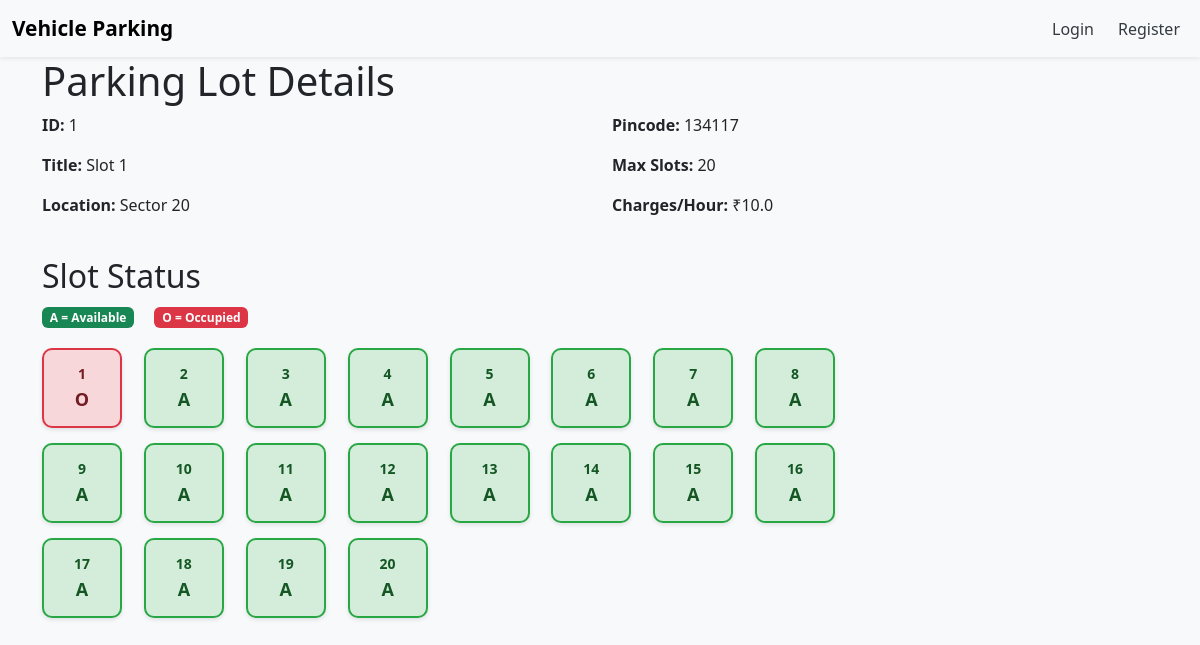
Page /slot/1/ on the earlier database version.
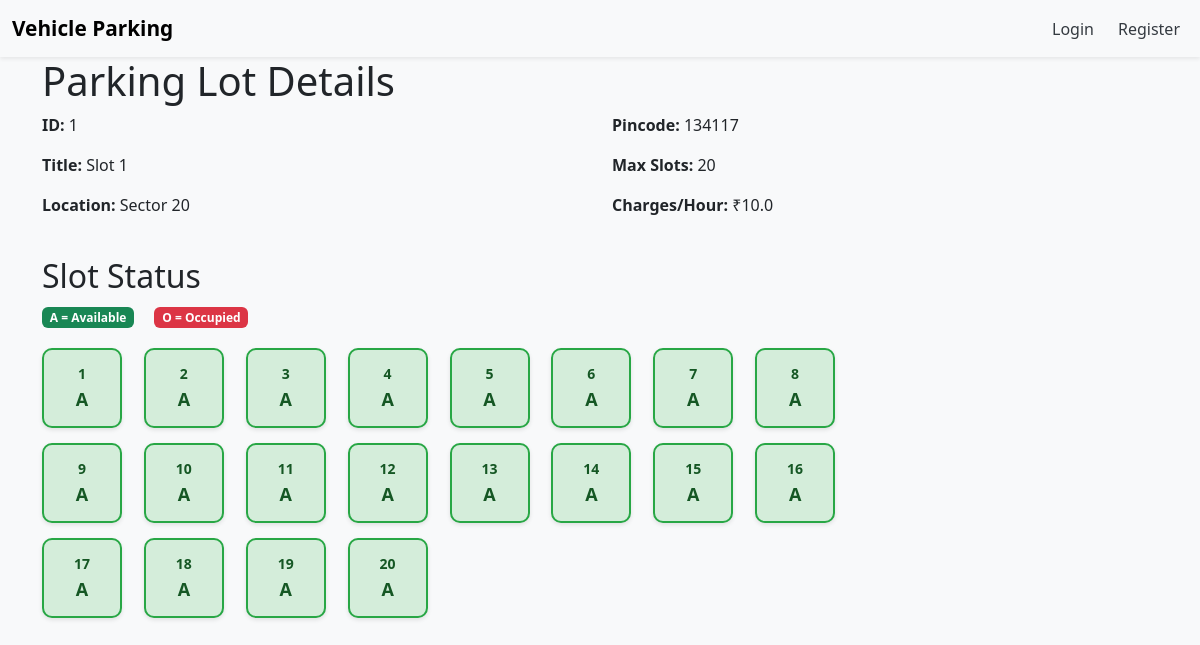
Same page on the later database version.
### models.py (models this page shows)
class LotInfo(db.Model):
    __tablename__ = 'lots_info'
    lot_id = db.Column(db.Integer, primary_key=True)
    lot_title = db.Column(db.String(120), nullable=False)
    lot_location = db.Column(db.String(200))
    lot_zip = db.Column(db.String(10))
    rate_per_hr = db.Column(db.Float, nullable=False)
    total_slots = db.Column(db.Integer, nullable=False)
    slot_list = db.relationship('LotSlot', backref='parent_lot', cascade="all, delete", lazy=True)

class LotSlot(db.Model):
    __tablename__ = 'lot_slots'
    slot_id = db.Column(db.Integer, primary_key=True)
    parent_id = db.Column(db.Integer, db.ForeignKey('lots_info.lot_id'), nullable=False)
    slot_status = db.Column(db.String(1), default='A')  # String type now
    current_reservation = db.relationship('SlotReservation', backref='reserved_slot', lazy=True, uselist=False)

### routes.py (the view)
    @app.route('/slot/<int:slot_id>/')
    def view_slot(slot_id):
        slot = LotInfo.query.get(slot_id)
        if not slot:
            flash("Slot not found.")
            return redirect(url_for('admin_login'))
        return render_template('show_slot.html', slot=slot)

### templates/show_slot.html (shortened to what this page needs)
{% extends "layout.html" %}
{% block content %}
<h1>Parking Lot Details</h1>
<div class="row mb-4">
    <div class="col-md-6">
        <p><strong>ID:</strong> {{ slot.lot_id }}</p>
        <p><strong>Title:</strong> {{ slot.lot_title }}</p>
        <p><strong>Location:</strong> {{ slot.lot_location }}</p>
    </div>
    <div class="col-md-6">
        <p><strong>Pincode:</strong> {{ slot.lot_zip }}</p>
        <p><strong>Max Slots:</strong> {{ slot.total_slots }}</p>
        <p><strong>Charges/Hour:</strong> ₹{{ slot.rate_per_hr }}</p>
    </div>
</div>
<h2 class="mt-4">Slot Status</h2>
<div class="mb-3">
    <span class="badge bg-success me-3">A = Available</span>
    <span class="badge bg-danger">O = Occupied</span>
</div>
<div class="slot-grid">
    {% for slot_obj in slot.slot_list %}
        <div class="slot-box {% if slot_obj.slot_status == 'O' %}occupied{% else %}available{% endif %}">
            <div class="slot-number">{{ loop.index }}</div>
            <div class="slot-status">{{ slot_obj.slot_status }}</div>
        </div>
    {% endfor %}
</div>
{% endblock %}

### templates/layout.html (shortened to what this page needs)
<!DOCTYPE html>
<html lang="en">
<head>
    <link href="https://cdn.jsdelivr.net/npm/bootstrap@5.3.7/dist/css/bootstrap.min.css" rel="stylesheet">
</head>
<body>
   {% include "navbar.html" %}
    <div class="container">
        {% block content %}
        {% endblock %}
    </div>
</body>
</html>

### templates/navbar.html (shortened to what this page needs)
 <nav class="navbar navbar-expand-lg bg-body-tertiary shadow-sm">
        <div class="container-fluid">
            <a class="navbar-brand fw-bold" href="{{ url_for('login') }}">Vehicle Parking</a>
            <div class="collapse navbar-collapse" id="navbarSupportedContent">
                <ul class="navbar-nav ms-auto mb-2 mb-lg-0">
                    {% if not session.get('user_id') %}
                    <li class="nav-item">
                        <a class="nav-link {% if request.endpoint == 'login' %}active-page{% endif %}" href="{{ url_for('login') }}">Login</a>
                    </li>
                    <li class="nav-item ms-2">
                        <a class="nav-link {% if request.endpoint == 'register' %}active-page{% endif %}" href="{{ url_for('register') }}">Register</a>
                    </li>
                    {% else %}
                    <li class="nav-item ms-2">
                        <a class="nav-link" href="{{ url_for('logout') }}">Logout</a>
                    </li>
                    {% endif %}
                </ul>
            </div>
        </div>
    </nav>

### templates/navbar.html (style rules this page uses)
.nav-link { color: #343a40; font-weight: 500; padding: 8px 16px; border-radius: 6px; transition: none; }
body { background-color: #f8f9fa; }
.navbar { background-color: white; }
.navbar-brand { font-size: 1.3rem; }

### templates/show_slot.html (style rules this page uses)
.slot-grid { display: grid; grid-template-columns: repeat(auto-fill, minmax(80px, 1fr)); gap: 15px; max-width: 800px; margin-top: 20px; }
.slot-box { width: 80px; height: 80px; border-radius: 10px; display: flex; flex-direction: column; justify-content: center; align-items: center; font-weight: bold; box-shadow: 0 2px 4px rgba(0,0,0,0.1); transition: transform 0.2s ease; }
.slot-box.available { background-color: #d4edda; border: 2px solid #28a745; color: #155724; }
.slot-number { font-size: 14px; font-weight: bold; margin-bottom: 2px; }
.slot-status { font-size: 18px; font-weight: bold; }

Differences in the rows shown:
changed LotSlot (number 1 of 20 on the later page): slot_status "O" → "A"
